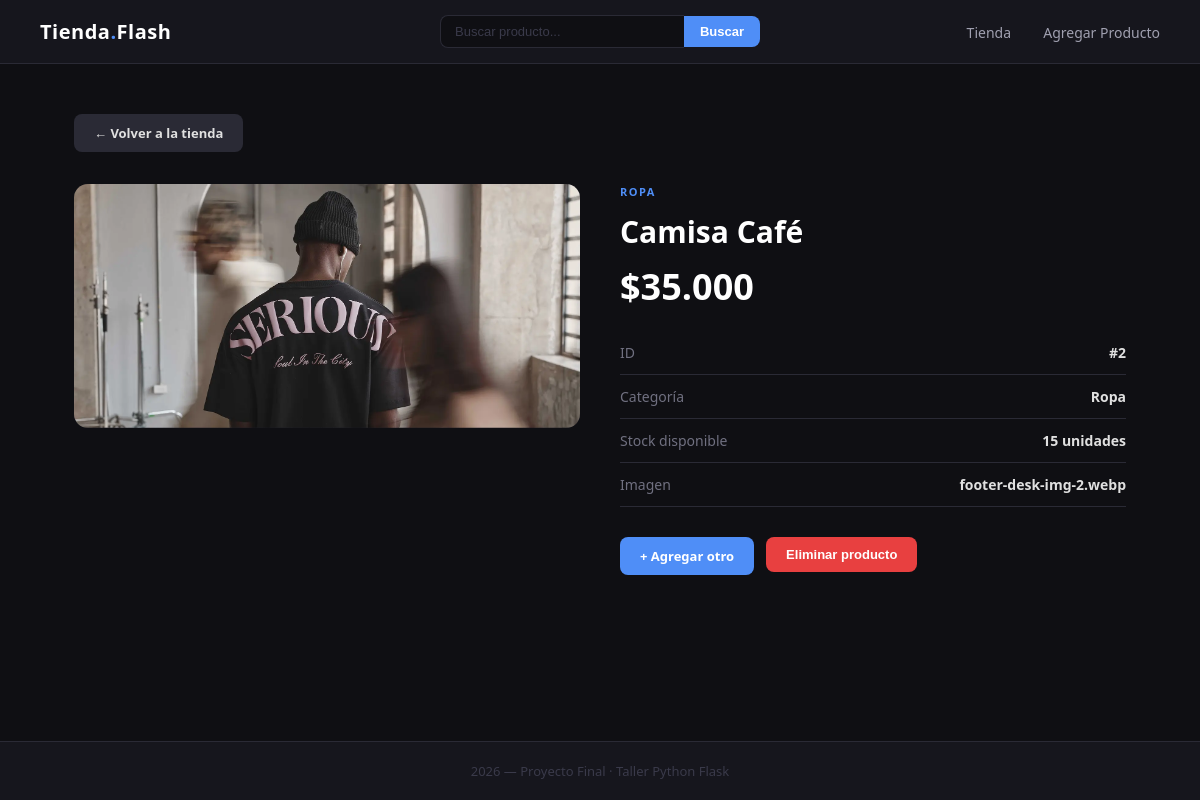
The page /producto/2 on the database its author committed.
### tables this page shows
CREATE TABLE productos (
            id        INTEGER PRIMARY KEY AUTOINCREMENT,
            nombre    TEXT    NOT NULL,
            precio    REAL    NOT NULL,
            categoria TEXT    NOT NULL,
            stock     INTEGER NOT NULL,
            imagen    TEXT
        );

### app.py (the view)
@app.route('/producto/<int:producto_id>')
def detalle(producto_id):
    conexion = sqlite3.connect(RUTA_BD)
    conexion.row_factory = sqlite3.Row
    cursor = conexion.cursor()
    cursor.execute("SELECT * FROM productos WHERE id = ?", (producto_id,))
    producto = cursor.fetchone()
    cursor.close()
    conexion.close()
    if producto is None:
        return "<h2>Producto no encontrado.</h2>", 404
    return render_template("detalle.html", producto=producto)

### templates/detalle.html (shortened to what this page needs)
{% extends "base.html" %}
{% block contenido %}
<a href="{{ url_for('tienda') }}" class="btn btn-secundario" style="margin-bottom: 32px; display: inline-block;">
    ← Volver a la tienda
</a>
<div class="detalle-contenedor">
    <div>
        {% if producto['imagen'] %}
            <img
                class="detalle-img"
                src="{{ url_for('static', filename='img/productos/' + producto['imagen']) }}"
                alt="{{ producto['nombre'] }}"
            >
        {% else %}
            <div class="detalle-img-placeholder">📦</div>
        {% endif %}
    </div>
    <div class="detalle-info">
        <span class="badge-categoria">{{ producto['categoria'] }}</span>
        <h1>{{ producto['nombre'] }}</h1>
        <p class="precio-grande">${{ "{:,.0f}".format(producto['precio']).replace(",", ".") }}</p>
        <div class="detalle-filas">
            <div class="detalle-fila">
                <span class="etiqueta">ID</span>
                <span class="valor">#{{ producto['id'] }}</span>
            </div>
            <div class="detalle-fila">
                <span class="etiqueta">Categoría</span>
                <span class="valor">{{ producto['categoria'] }}</span>
            </div>
            <div class="detalle-fila">
                <span class="etiqueta">Stock disponible</span>
                <span class="valor">{{ producto['stock'] }} unidades</span>
            </div>
            <div class="detalle-fila">
                <span class="etiqueta">Imagen</span>
                <span class="valor">
                    {% if producto['imagen'] %}{{ producto['imagen'] }}{% else %}Sin imagen{% endif %}
                </span>
            </div>
        </div>
        <div class="detalle-acciones">
            <a href="{{ url_for('agregar') }}" class="btn btn-primario">+ Agregar otro</a>
            <form action="{{ url_for('eliminar', producto_id=producto['id']) }}" method="POST">
                <button type="submit" class="btn btn-peligro">Eliminar producto</button>
            </form>
        </div>
    </div>
</div>
{% endblock %}

### static/css/estilos.css (style rules this page uses)
*, *::before, *::after { box-sizing: border-box; margin: 0; padding: 0; }
body { font-family: 'Segoe UI', Tahoma, Geneva, Verdana, sans-serif; background-color: #0f0f13; color: #e0e0e0; min-height: 100vh; display: flex; flex-direction: column; }
.btn { display: inline-block; padding: 10px 20px; border-radius: 8px; font-size: 13px; font-weight: 600; cursor: pointer; border: none; text-decoration: none; transition: opacity 0.2s ease, transform 0.15s ease; text-align: center; }
.btn-primario { background-color: #4f8ef7; color: #ffffff; }
.btn-peligro { background-color: #e84040; color: #ffffff; }
.btn-secundario { background-color: #2a2a35; color: #e0e0e0; }
.detalle-contenedor { display: grid; grid-template-columns: 1fr 1fr; gap: 40px; align-items: start; }
.detalle-img { width: 100%; border-radius: 14px; object-fit: cover; max-height: 360px; background-color: #1e1e28; }
.detalle-info .badge-categoria { font-size: 11px; text-transform: uppercase; letter-spacing: 1.5px; color: #4f8ef7; font-weight: 600; margin-bottom: 12px; display: block; }
.detalle-info h1 { font-size: 30px; font-weight: 700; color: #ffffff; margin-bottom: 10px; }
.detalle-info .precio-grande { font-size: 36px; font-weight: 700; color: #ffffff; margin-bottom: 20px; }
.detalle-filas { margin-bottom: 30px; }
.detalle-fila { display: flex; justify-content: space-between; padding: 12px 0; border-bottom: 1px solid #2a2a35; font-size: 14px; }
.detalle-fila .etiqueta { color: #707080; }
.detalle-fila .valor { color: #e0e0e0; font-weight: 600; }
.detalle-acciones { display: flex; gap: 12px; }

### rows shown on the page
productos: imagen (picture), categoria "ROPA", nombre "Camisa Café", precio "35.000", id "2", categoria "Ropa", stock "15", imagen "footer-desk-img-2.webp"
